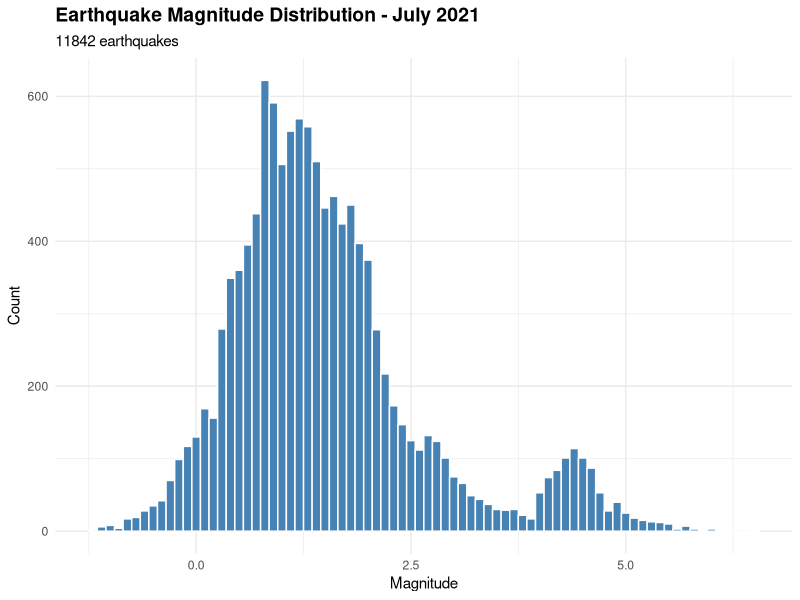
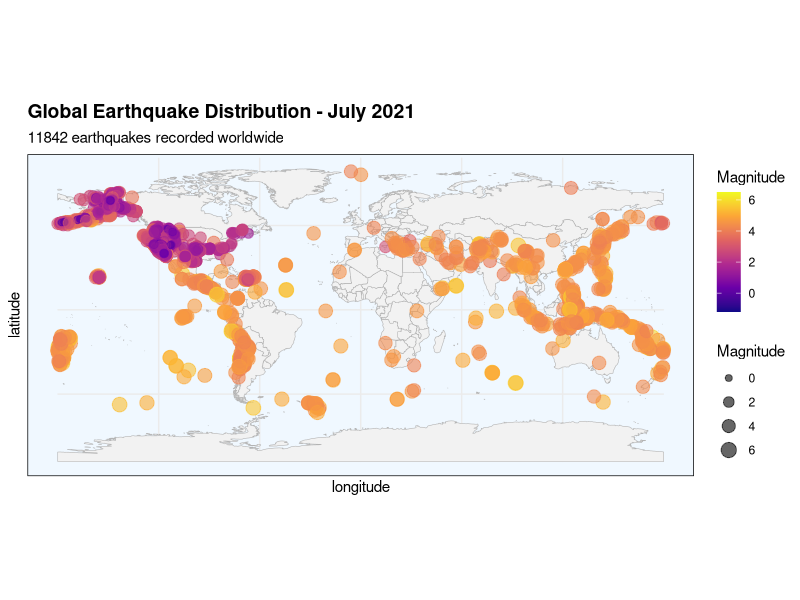
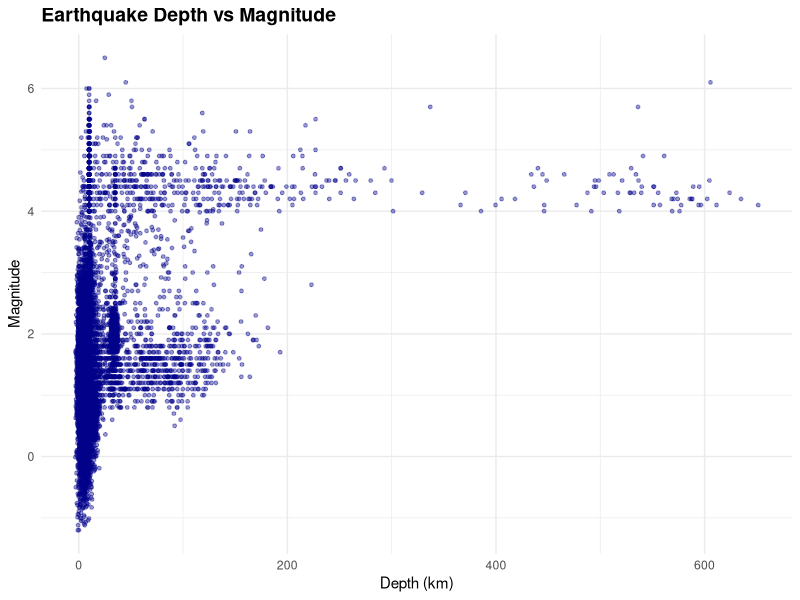
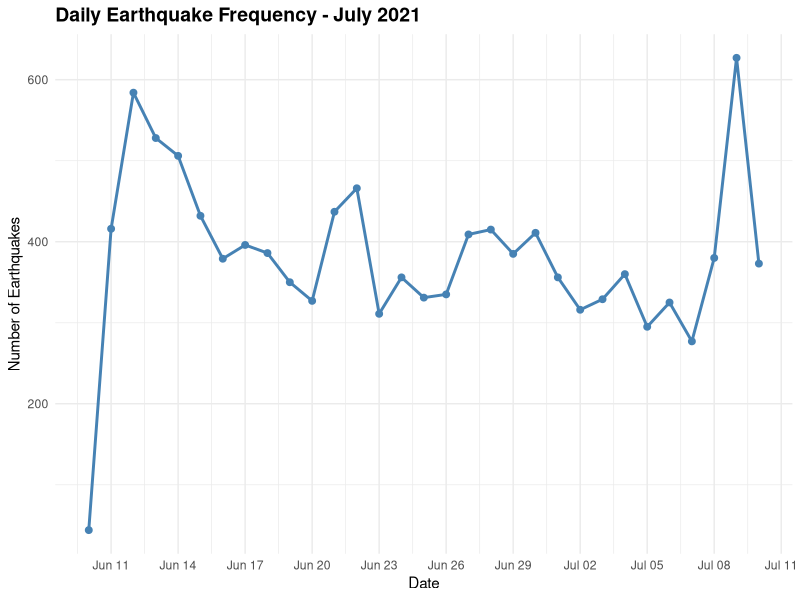
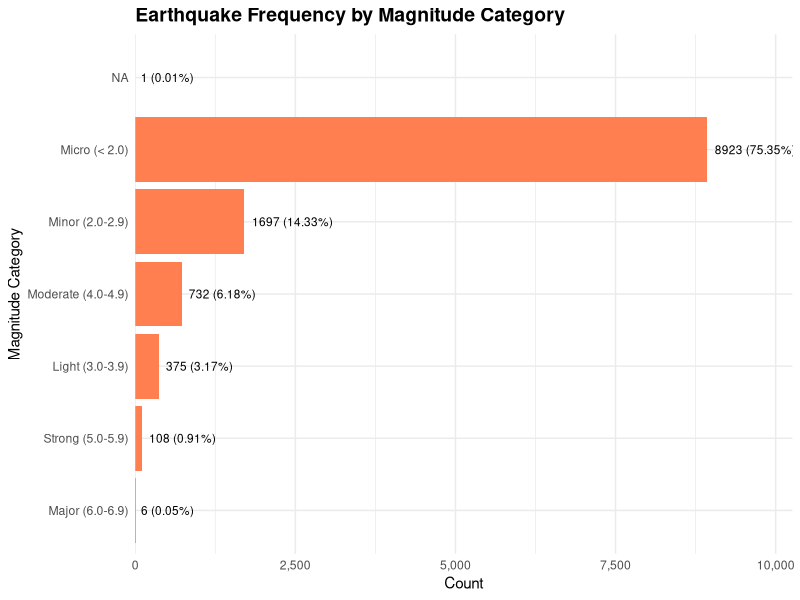
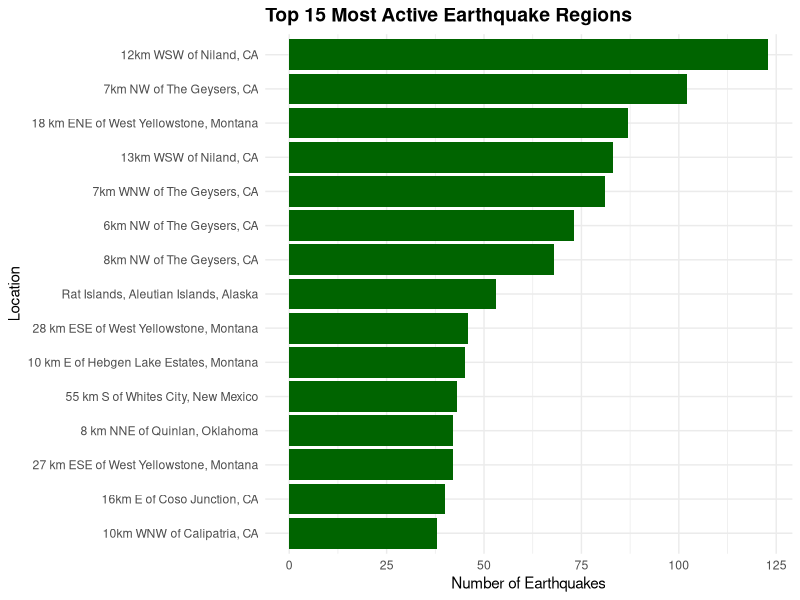
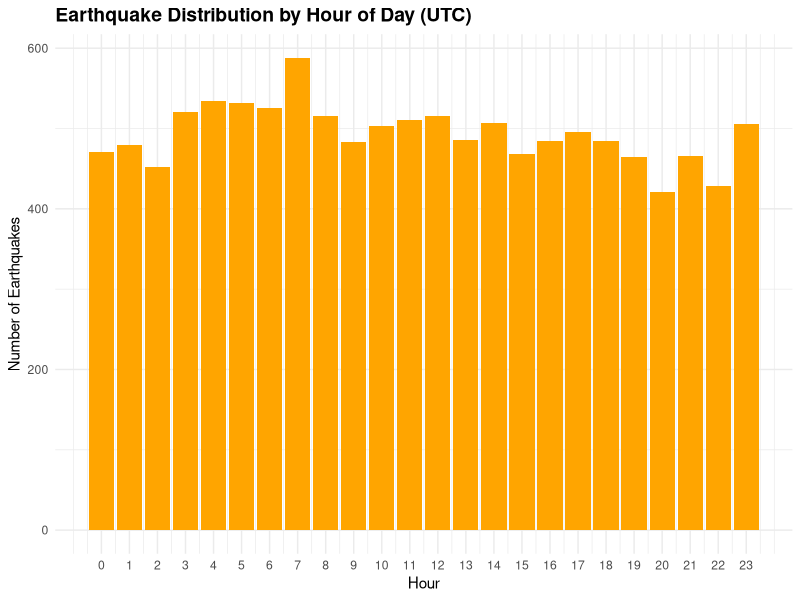
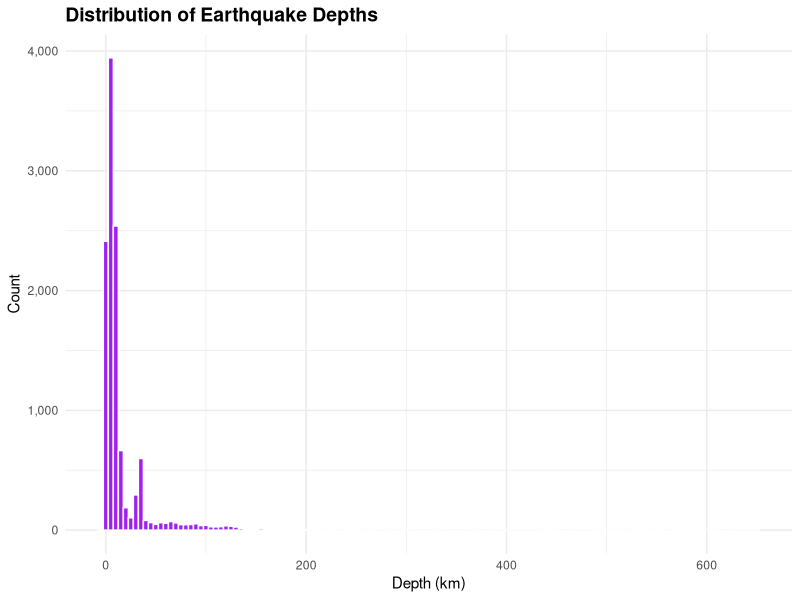

These figures' R source, in order:
# Comprehensive Earthquake Data Analysis - July 2021
# USGS Earthquake Data

# Load required libraries
library(tidyverse)
library(lubridate)
library(rnaturalearth)
library(rnaturalearthdata)
library(scales)

# ===== DATA LOADING =====
cat("Loading earthquake data...\n")
earthquakes <- read_csv("all_month.csv")
cat("Total earthquakes loaded:", nrow(earthquakes), "\n\n")

# ===== DATA PREPARATION =====
earthquakes <- earthquakes %>%
  mutate(
    datetime = ymd_hms(time),
    date = as.Date(datetime),
    hour = hour(datetime),
    day_of_week = wday(datetime, label = TRUE),
    mag_category = case_when(
      mag < 2.0 ~ "Micro (< 2.0)",
      mag >= 2.0 & mag < 3.0 ~ "Minor (2.0-2.9)",
      mag >= 3.0 & mag < 4.0 ~ "Light (3.0-3.9)",
      mag >= 4.0 & mag < 5.0 ~ "Moderate (4.0-4.9)",
      mag >= 5.0 & mag < 6.0 ~ "Strong (5.0-5.9)",
      mag >= 6.0 & mag < 7.0 ~ "Major (6.0-6.9)",
      mag >= 7.0 ~ "Great (7.0+)"
    ),
    depth_category = case_when(
      depth < 70 ~ "Shallow (< 70 km)",
      depth >= 70 & depth < 300 ~ "Intermediate (70-300 km)",
      depth >= 300 ~ "Deep (>= 300 km)"
    )
  )

# ===== SUMMARY STATISTICS =====
cat("===== SUMMARY STATISTICS =====\n\n")
cat("Date Range:", as.character(min(earthquakes$date)), "to",
    as.character(max(earthquakes$date)), "\n\n")

cat("MAGNITUDE:\n")
cat("  Min:", round(min(earthquakes$mag, na.rm = TRUE), 2), "\n")
cat("  Max:", round(max(earthquakes$mag, na.rm = TRUE), 2), "\n")
cat("  Mean:", round(mean(earthquakes$mag, na.rm = TRUE), 2), "\n")
cat("  Median:", round(median(earthquakes$mag, na.rm = TRUE), 2), "\n")
cat("  Std Dev:", round(sd(earthquakes$mag, na.rm = TRUE), 2), "\n\n")

cat("DEPTH:\n")
cat("  Min:", round(min(earthquakes$depth, na.rm = TRUE), 2), "km\n")
cat("  Max:", round(max(earthquakes$depth, na.rm = TRUE), 2), "km\n")
cat("  Mean:", round(mean(earthquakes$depth, na.rm = TRUE), 2), "km\n")
cat("  Median:", round(median(earthquakes$depth, na.rm = TRUE), 2), "km\n\n")

# ===== MAGNITUDE DISTRIBUTION =====
cat("===== MAGNITUDE CATEGORIES =====\n")
mag_table <- earthquakes %>%
  count(mag_category) %>%
  mutate(percentage = round(n / sum(n) * 100, 2)) %>%
  arrange(desc(n))
print(mag_table)
cat("\n")

# ===== SIGNIFICANT EARTHQUAKES =====
cat("===== SIGNIFICANT EARTHQUAKES (Magnitude >= 5.0) =====\n")
strong_quakes <- earthquakes %>%
  filter(mag >= 5.0) %>%
  arrange(desc(mag)) %>%
  select(datetime, mag, depth, place, latitude, longitude)
cat("Count:", nrow(strong_quakes), "\n\n")
print(strong_quakes, n = Inf)
cat("\n")

# ===== TOP REGIONS =====
cat("===== TOP 20 MOST ACTIVE REGIONS =====\n")
top_regions <- earthquakes %>%
  count(place, sort = TRUE) %>%
  head(20)
print(top_regions, n = 20)
cat("\n")

# ===== NETWORK STATISTICS =====
cat("===== SEISMIC NETWORKS =====\n")
network_stats <- earthquakes %>%
  count(net, name = "earthquakes") %>%
  arrange(desc(earthquakes))
print(network_stats, n = 20)
cat("\n")

# ===== DAILY STATISTICS =====
cat("===== DAILY EARTHQUAKE COUNTS =====\n")
daily_stats <- earthquakes %>%
  count(date) %>%
  arrange(desc(n))
cat("Most active day:", as.character(daily_stats$date[1]),
    "with", daily_stats$n[1], "earthquakes\n")
cat("Least active day:", as.character(daily_stats$date[nrow(daily_stats)]),
    "with", daily_stats$n[nrow(daily_stats)], "earthquakes\n")
cat("Average per day:", round(mean(daily_stats$n), 2), "\n\n")

# ===== VISUALIZATIONS =====
cat("Creating visualizations...\n\n")

# 1. Magnitude Distribution
p1 <- ggplot(earthquakes, aes(x = mag)) +
  geom_histogram(binwidth = 0.1, fill = "steelblue", color = "white") +
  labs(title = "Earthquake Magnitude Distribution - July 2021",
       subtitle = paste(nrow(earthquakes), "earthquakes"),
       x = "Magnitude",
       y = "Count") +
  theme_minimal() +
  theme(plot.title = element_text(size = 14, face = "bold"))

ggsave("magnitude_distribution.png", p1, width = 10, height = 6, dpi = 300)

# 2. World Map
world <- ne_countries(returnclass = "sf", scale = "medium")

p2 <- ggplot() +
  geom_sf(data = world, fill = "gray95", color = "gray70", size = 0.2) +
  geom_point(data = earthquakes,
             aes(x = longitude, y = latitude, size = mag, color = mag),
             alpha = 0.6) +
  scale_color_viridis_c(option = "plasma", name = "Magnitude") +
  scale_size_continuous(range = c(0.1, 5), name = "Magnitude") +
  labs(title = "Global Earthquake Distribution - July 2021",
       subtitle = paste(nrow(earthquakes), "earthquakes recorded worldwide")) +
  theme_minimal() +
  theme(plot.title = element_text(size = 14, face = "bold"),
        panel.background = element_rect(fill = "aliceblue"))

ggsave("world_earthquake_map.png", p2, width = 12, height = 7, dpi = 300)

# 3. Depth vs Magnitude
p3 <- ggplot(earthquakes, aes(x = depth, y = mag)) +
  geom_point(alpha = 0.4, color = "darkblue", size = 1) +
  geom_smooth(method = "loess", color = "red", se = TRUE) +
  labs(title = "Earthquake Depth vs Magnitude",
       x = "Depth (km)",
       y = "Magnitude") +
  theme_minimal() +
  theme(plot.title = element_text(size = 14, face = "bold"))

ggsave("depth_vs_magnitude.png", p3, width = 10, height = 6, dpi = 300)

# 4. Daily Frequency
p4 <- ggplot(daily_stats, aes(x = date, y = n)) +
  geom_line(color = "steelblue", size = 1) +
  geom_point(color = "steelblue", size = 2) +
  labs(title = "Daily Earthquake Frequency - July 2021",
       x = "Date",
       y = "Number of Earthquakes") +
  theme_minimal() +
  theme(plot.title = element_text(size = 14, face = "bold")) +
  scale_x_date(date_breaks = "3 days", date_labels = "%b %d")

ggsave("daily_frequency.png", p4, width = 10, height = 6, dpi = 300)

# 5. Magnitude Categories
p5 <- ggplot(mag_table, aes(x = reorder(mag_category, n), y = n)) +
  geom_bar(stat = "identity", fill = "coral") +
  geom_text(aes(label = paste0(n, " (", percentage, "%)")),
            hjust = -0.1, size = 3) +
  coord_flip() +
  labs(title = "Earthquake Frequency by Magnitude Category",
       x = "Magnitude Category",
       y = "Count") +
  theme_minimal() +
  theme(plot.title = element_text(size = 14, face = "bold")) +
  scale_y_continuous(labels = comma, expand = expansion(mult = c(0, 0.15)))

ggsave("magnitude_categories.png", p5, width = 10, height = 6, dpi = 300)

# 6. Top 15 Regions
top_15_regions <- earthquakes %>%
  count(place, sort = TRUE) %>%
  head(15)

p6 <- ggplot(top_15_regions, aes(x = reorder(place, n), y = n)) +
  geom_bar(stat = "identity", fill = "darkgreen") +
  coord_flip() +
  labs(title = "Top 15 Most Active Earthquake Regions",
       x = "Location",
       y = "Number of Earthquakes") +
  theme_minimal() +
  theme(plot.title = element_text(size = 14, face = "bold"))

ggsave("top_regions.png", p6, width = 10, height = 8, dpi = 300)

# 7. Hourly Pattern
hourly_counts <- earthquakes %>%
  count(hour)

p7 <- ggplot(hourly_counts, aes(x = hour, y = n)) +
  geom_bar(stat = "identity", fill = "orange") +
  labs(title = "Earthquake Distribution by Hour of Day (UTC)",
       x = "Hour",
       y = "Number of Earthquakes") +
  theme_minimal() +
  theme(plot.title = element_text(size = 14, face = "bold")) +
  scale_x_continuous(breaks = 0:23)

ggsave("hourly_pattern.png", p7, width = 10, height = 6, dpi = 300)

# 8. Depth Distribution
p8 <- ggplot(earthquakes, aes(x = depth)) +
  geom_histogram(binwidth = 5, fill = "purple", color = "white") +
  labs(title = "Distribution of Earthquake Depths",
       x = "Depth (km)",
       y = "Count") +
  theme_minimal() +
  theme(plot.title = element_text(size = 14, face = "bold")) +
  scale_y_continuous(labels = comma)

ggsave("depth_distribution.png", p8, width = 10, height = 6, dpi = 300)

# 9. Strong Earthquakes Map
if(nrow(strong_quakes) > 0) {
  p9 <- ggplot() +
    geom_sf(data = world, fill = "gray95", color = "gray70", size = 0.2) +
    geom_point(data = strong_quakes,
               aes(x = longitude, y = latitude, size = mag, color = depth),
               alpha = 0.8) +
    scale_color_viridis_c(option = "magma", name = "Depth (km)") +
    scale_size_continuous(range = c(4, 12), name = "Magnitude") +
    labs(title = "Strong Earthquakes (Magnitude >= 5.0) - July 2021",
         subtitle = paste(nrow(strong_quakes), "significant events")) +
    theme_minimal() +
    theme(plot.title = element_text(size = 14, face = "bold"),
          panel.background = element_rect(fill = "aliceblue"))

  ggsave("strong_earthquakes_map.png", p9, width = 12, height = 7, dpi = 300)
}

# 10. Day of Week Pattern
dow_counts <- earthquakes %>%
  count(day_of_week)

p10 <- ggplot(dow_counts, aes(x = day_of_week, y = n)) +
  geom_bar(stat = "identity", fill = "steelblue") +
  labs(title = "Earthquake Distribution by Day of Week",
       x = "Day",
       y = "Number of Earthquakes") +
  theme_minimal() +
  theme(plot.title = element_text(size = 14, face = "bold"))

ggsave("day_of_week_pattern.png", p10, width = 10, height = 6, dpi = 300)

cat("\n===== ANALYSIS COMPLETE =====\n")
cat("Generated visualizations:\n")
cat("  - magnitude_distribution.png\n")
cat("  - world_earthquake_map.png\n")
cat("  - depth_vs_magnitude.png\n")
cat("  - daily_frequency.png\n")
cat("  - magnitude_categories.png\n")
cat("  - top_regions.png\n")
cat("  - hourly_pattern.png\n")
cat("  - depth_distribution.png\n")
if(nrow(strong_quakes) > 0) cat("  - strong_earthquakes_map.png\n")
cat("  - day_of_week_pattern.png\n")
